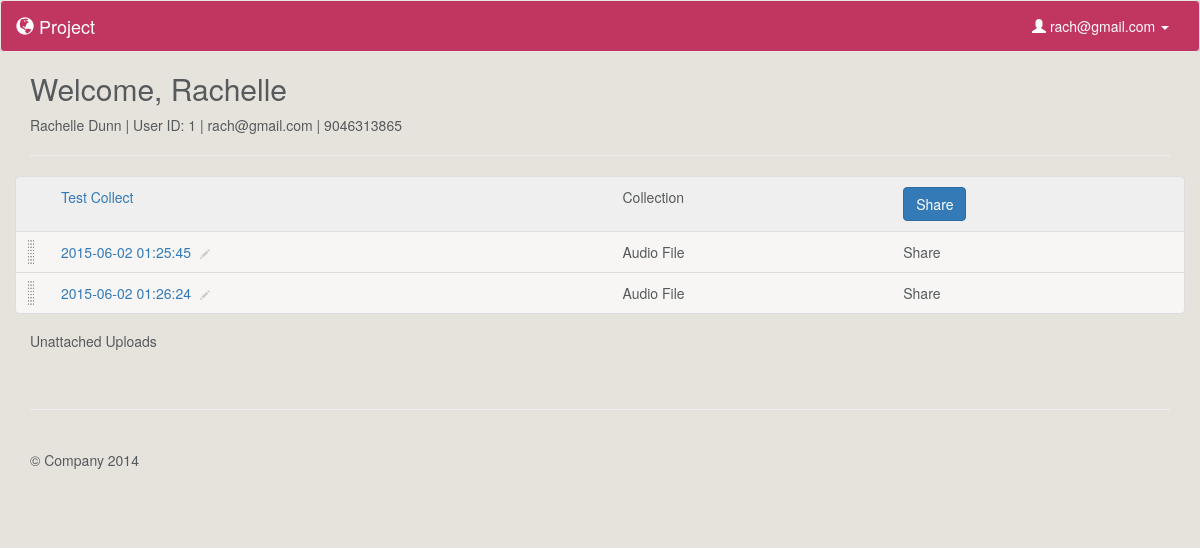
Before: /profile (signed in) with the older database file.
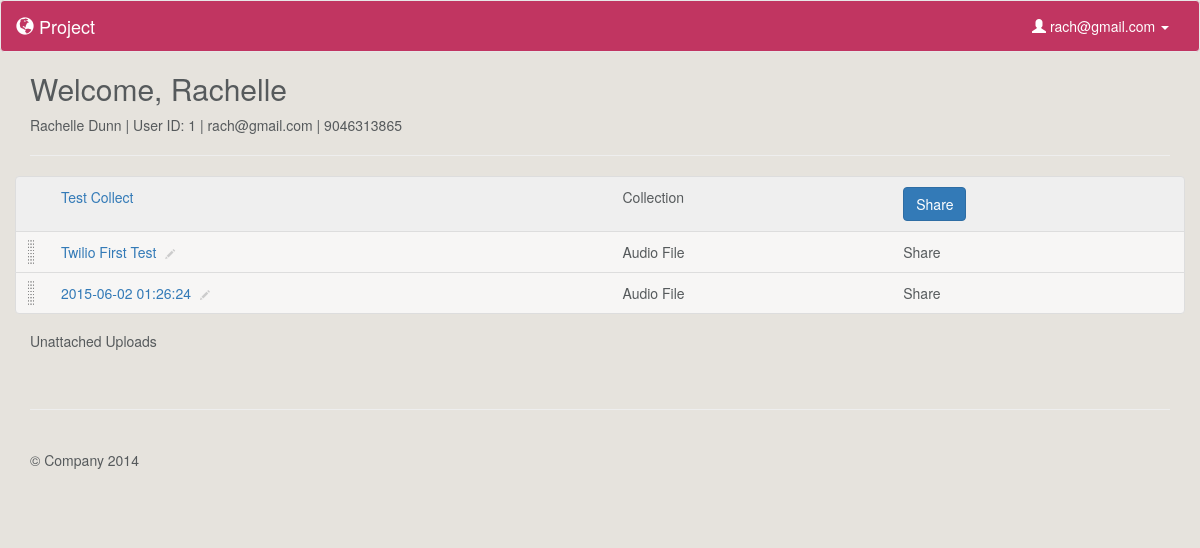
After: the same page with the newer database file.
### model.py (models this page shows, shortened)
class User(db.Model):
    __tablename__ = "Users"
    id = db.Column(db.Integer, autoincrement=True, primary_key=True)
    email = db.Column(db.String(100), nullable=False)
    password = db.Column(db.String(50), nullable=False)
    first_name = db.Column(db.String(50), nullable=False)
    last_name = db.Column(db.String(50), nullable=False)
    tel = db.Column(db.String, nullable=False)

class Collection(db.Model):
    __tablename__ = "Collections"
    id = db.Column(db.Integer, autoincrement=True, primary_key=True)
    user_id = db.Column(db.Integer, db.ForeignKey('Users.id'), nullable=False)
    title = db.Column(db.String, nullable=False, default='Untitled Collection')
    user = db.relationship("User", backref=db.backref("collections", order_by=id))

class CollectionsUploads(db.Model):
    __tablename__ = "CollectionsUploads"
    id = db.Column(db.Integer, autoincrement=True, primary_key=True)
    collection_id = db.Column(db.Integer, db.ForeignKey('Collections.id'), nullable=False)
    upload_id = db.Column(db.Integer, db.ForeignKey('Uploads.id'), nullable=False)
    collection = db.relationship("Collection", backref=db.backref("collectionsuploads", order_by=id))
    upload = db.relationship("Upload", backref=db.backref("collectionsuploads", order_by=id))

class Upload(db.Model):
    __tablename__ = "Uploads"
    id = db.Column(db.Integer, autoincrement=True, primary_key=True)
    user_id = db.Column(db.Integer, db.ForeignKey('Users.id'), nullable=False)
    title = db.Column(db.String, nullable=False, default=db.func.now())
    path = db.Column(db.String(50))
    mimetype = db.Column(db.String(50), default='wav') # wav, jpg, mp3
    datetime = db.Column(db.DateTime, default=db.func.now(), onupdate=db.func.now()) # set datetime to current timestamp
    transcript = db.Column(db.Text)
    user = db.relationship("User", backref=db.backref("uploads", order_by=id))

### server.py (the view)
@app.route('/profile')
def user_page():
	"""Show more information about the single user logged in."""
	if 'email' in session:
		user_email = session['email']
		user = User.query.filter_by(email=user_email).first()
		user_uploads = user.uploads
		user_collections = user.collections
		user_cu = []
		for collection in user_collections:
			cu = collection.collectionsuploads
			for i in cu:
				user_cu.append(i.upload_id)
		singleuploads = []
		for i in user_uploads:
			if i.id not in user_cu:
				singleuploads.append(i)
		return render_template("profile.html", user=user,
			singleuploads=singleuploads, upload_folder=UPLOAD_FOLDER)
	else:
		flash('You must be logged in to view files')
		return redirect('/login')

### templates/profile.html (shortened to what this page needs)
{% extends 'base.html' %}
{% block content %}
    <h2>Welcome, {{ user.first_name }}</h2>
    <p>{{ user.first_name }} {{ user.last_name }} | User ID: {{ user.id }} | {{ user.email }} | {{ user.tel }}</p>
    <hr>
    <div class="file-box">
        <ul class="list-group">
            {% if user.collections %}
                {% for collection in user.collections %}
                    <li class="droppable list-group-item collection row" collection-id="{{ collection.id }}">
                        <div class="name col-sm-6"><a href="/collection/{{ collection.id }}">{{ collection.title }}</a></div>
                        <div class="type col-sm-3">Collection</div>
                        <div class="share col-sm-3">
                            <button type="button" class="btn btn-primary" data-toggle="modal" data-target="#share-{{ collection.id }}">
                              Share
                            </button>
                        </div>
                    </li>
                    {% for cu in collection.collectionsuploads %}
                        <li class="draggable upload list-group-item row" upload-id="{{ cu.upload.id }}">
                            <div class="name col-sm-6">
                                <div class="control-group control-group-inline">
                                    <div class="controls">
                                        <a href="/listen/{{ cu.upload.id }}" class="upload-title" data-toggle="#pencil-{{ cu.upload.id }}" upload-id="{{ cu.upload.id }}" id="upload-{{ cu.upload.id }}">{{ cu.upload.title }}</a>
                                        <span class="edit" id="pencil-{{ cu.upload.id }}" upload-id="{{ cu.upload.id }}"><span class="glyphicon glyphicon-pencil click-to-edit" aria-hidden="true"></span></span>
                                    </div>
                                </div>
                            </div>
                            <div class="type col-sm-3">Audio File</div>
                            <div class="share col-sm-3">
                                Share
                            </div>
                        </li>
                    {% endfor %}
                {% endfor %}
            {% endif %}
        </ul>
    </div>
    {% if singleuploads %}
    <h5>Unattached Uploads</h5>
    {% endif %}
{% endblock %}

### templates/base.html (shortened to what this page needs)
<!DOCTYPE html>
<html lang="en">
  <head>
    <link rel="stylesheet" href="https://maxcdn.bootstrapcdn.com/bootstrap/3.3.4/css/bootstrap.min.css">
    <link rel="stylesheet" href="/static/css/style.css"/>
    <link rel="stylesheet" href="https://ajax.googleapis.com/ajax/libs/jqueryui/1.11.4/themes/smoothness/jquery-ui.css"/>
  </head>
  <body>
    <nav class="navbar navbar-default">
      <div class="container-fluid">
        <div class="navbar-header">
          <a class="navbar-brand" href="/"><span class="glyphicon glyphicon-globe" aria-hidden="true"></span> Project</a>
        </div>
        <div class="collapse navbar-collapse" id="bs-example-navbar-collapse-1">
          <ul class="nav navbar-nav navbar-right">
            {% if 'email' in session %}
              <li class="dropdown">
                <a href="#" class="dropdown-toggle" data-toggle="dropdown" role="button" aria-expanded="false"><span class="glyphicon glyphicon-user" aria-hidden="true"></span> {{ session['email'] }} <span class="caret"></span></a>
              </li>
            {% else %}
              <li><a href="/login">Login</a></li>
              <li><a href="/signup">Sign Up</a></li>
            {% endif %}
          </ul>
        </div>
      </div>
    </nav>
    <div class="container">
    	{% block content %}{% endblock %}
    </div>
    <div class="container">
      <footer class="footer">
        <p>© Company 2014</p>
      </footer>
    </div>
  </body>
</html>

### static/css/style.css (style rules this page uses)
body { background-color: #E6E3DD; color: #565a5c; }
.navbar-default { background-color: #C13561; color: #fff; }
.navbar-default a, .navbar-default .navbar-brand, .navbar-default .navbar-nav>li>a { color: #fff; }
.navbar { margin-bottom: 0; }
.footer { padding-top: 40px; padding-bottom: 40px; margin-top: 40px; border-top: 1px solid #eee; }
.draggable { background: url('/static/img/drag-drop.png') no-repeat 10px center / 10px auto rgba(255,255,255,0.7); clear: both; display: block; min-height: 40px; padding-left: 30px; }
.collection { background-color: #efefef !important; padding-left: 30px; }
.click-to-edit { font-size: 70%; vertical-align: baseline; padding: 0 5px; color: #ccc; }

Changed rows visible on the page:
changed through a linked row, CollectionsUploads: upload "2015-06-02 01:25:45" → "Twilio First Test"
